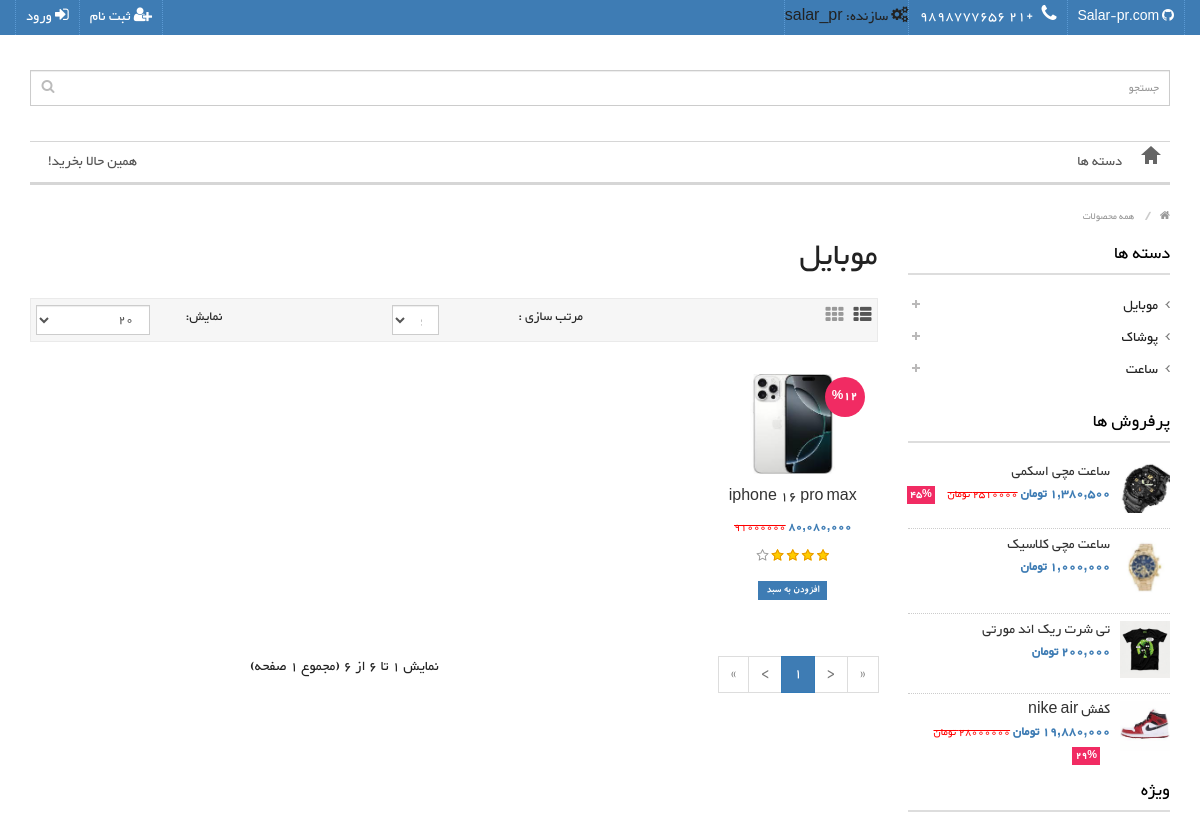
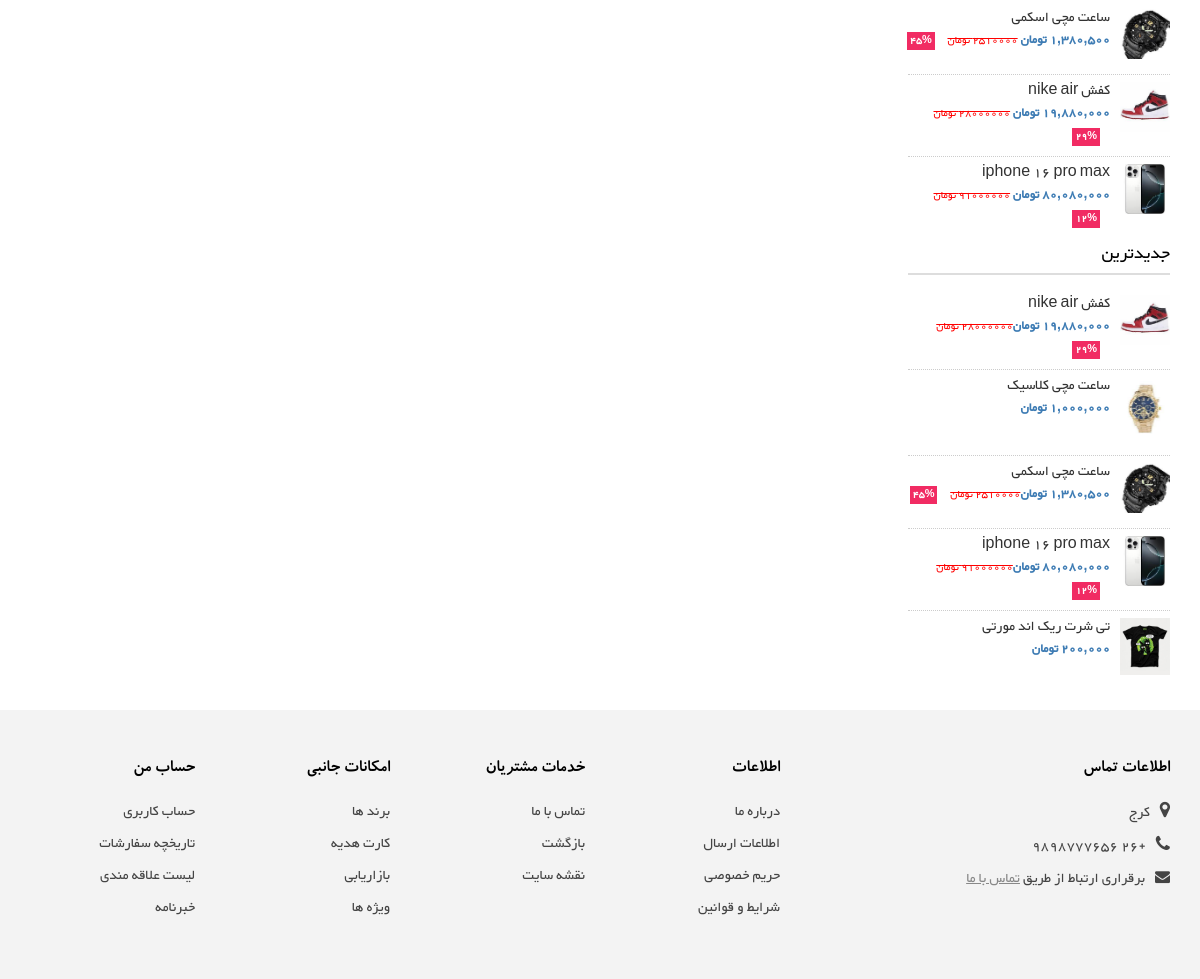
The app's page /category/mobl with its own data (2 pictures, top to bottom).
### product/models.py (models this page shows, shortened)
class Category(models.Model):
    parent = models.ForeignKey(
        'self',
        null=True,
        blank=True,
        related_name="children",
        on_delete=models.SET_NULL,
        verbose_name="سر دسته",
        )
    title = models.CharField(max_length=255,verbose_name="عنوان",unique=True)
    slug = models.SlugField(max_length=255,unique=True)
    updated_at = models.DateTimeField(auto_now=True)
    created_at = models.DateTimeField(auto_now_add=True)
    class Meta:
        verbose_name = "دسته بندی"
        verbose_name_plural = "دسته بندی ها"
        ordering = ['created_at']
    def get_child_products(self):
        childs = self.children.all()
        child_products = Product.objects.filter(category__in=childs)
        own_products = Product.objects.filter(category=self)
        all_products = child_products | own_products
        return all_products.distinct()

class Product(models.Model):
    title = models.CharField(max_length=255,unique=True)
    category = models.ForeignKey(Category,null=True,blank=True,on_delete=models.PROTECT,related_name="products")
    uuid = models.UUIDField(default=uuid4,unique=True)
    description = models.TextField(blank=True,null=True)
    price = models.DecimalField(max_digits=12,decimal_places=0)
    number = models.PositiveIntegerField(default=0)
    colors = models.ManyToManyField(Color)
    image = models.ImageField(upload_to="products" )
    count_sold = models.PositiveIntegerField(default=0)
    is_special = models.BooleanField(default=False)
    created_at = models.DateTimeField(auto_now_add=True,null=True,blank=True)
    update_at = models.DateTimeField(auto_now=True,null=True,blank=True)
    discount = models.PositiveIntegerField(
        default=0,
        validators=[
        MinValueValidator(0),
        MaxValueValidator(100)
        ]
    )
    class Meta:
        verbose_name = "product"
        verbose_name_plural = "محصول ها"
    def thumbnail(self):
        image_tag = f"<img src='{self.image.url}' alt='{self.title}' width='10' height='10' >"
        return format_html(image_tag)
    thumbnail.short_description = "عکس"
    def get_total_price(self):
        discount_price = self.price * self.discount / 100
        format_price=self.price - discount_price
        return format_lazy("{:,}", format_price)
    def get_absulote_url(self):
        return reverse("product:product_detail",args=[self.uuid])

### product/views.py (the view)
# urls.py: path("category/<slug:slug>", views.category, name="category"),
def category(request, slug):
    categories = Category.objects.filter(parent=None).prefetch_related('children')
    for category in categories:
        if not category.slug:
            category.slug = slugify(category.title)
            category.save()
    sort_by = request.GET.get('sort', 'default')  # مرتب‌سازی
    limit = int(request.GET.get('limit', 20))  # محدودیت نمایش
    product = Product.objects.all()
    category = get_object_or_404(Category, slug=slug)
    products = category.get_child_products().all()[:limit]
    if sort_by == 'name_asc':
        products = products.order_by('title')
    elif sort_by == 'name_desc':
        products = products.order_by('-title')
    elif sort_by == 'price_asc':
        products = products.order_by('price')
    elif sort_by == 'price_desc':
        products = products.order_by('-price')
    elif sort_by == 'rating_desc':
        products = products.order_by('-rating')
    elif sort_by == 'rating_asc':
        products = products.order_by('rating')
    paginator = Paginator(product, 12)  # 12 آیتم در هر صفحه
    page_number = request.GET.get('page')
    page_obj = paginator.get_page(page_number)
    product_count_sold = Product.objects.filter(count_sold__gte=36).order_by('-count_sold')[:5]
    product_created_at = Product.objects.order_by('-created_at')[:5]
    special_products = Product.objects.filter(
        is_special=True).order_by('-discount')
    context = {
        "all_products": product,
        "products": products,
        "categorys": category,
        'sort_by': sort_by,
        'limit': limit,
        'page_obj': page_obj,
        'categories':categories,
        'special_products':special_products,
        'product_count_sold':product_count_sold,
        'product_created_at':product_created_at
    }
    return render(request, 'product/category.html', context)

### product/templatetags/product_tags.py (called while the page is built)
@register.inclusion_tag('product/templatetags/menu.html')
def get_categories():
    categories = Category.objects.filter(parent__isnull=True)
    return {
        "categories":categories,
    }

### templates/product/category.html (shortened to what this page needs)
{% extends '_base.html' %}
{% block content %}
<div id="container">
  <div class="container">
    <ul class="breadcrumb">
      <li><a href="index.html"><i class="fa fa-home"></i></a></li>
      <li><a href="category.html">
        {% if category %}
        {{category.title}}
        {% else %}
        همه محصولات
        {% endif %}
      </a></li>
    </ul>
    <div class="row">
      <aside id="column-left" class="col-sm-3 hidden-xs">
        <h3 class="subtitle">دسته ها</h3>
        <div class="box-category">
          <ul id="cat_accordion">
            <ul>
              {% for category in categories %}
                <li>
                  <a href="{% url 'product:category' slug=category.slug %}">{{ category.title }}</a>
                  {% if category.children.exists %}
                    <span class="down"></span>
                  {% endif %}
                </li>
              {% endfor %}
            </ul>
        </div>
          <h3 class="subtitle">پرفروش ها</h3>
          <div class="side-item">
            {% for product in product_count_sold %}
            <div class="product-thumb clearfix">
              <div class="image"><a href="{% url "product:product_detail" product.uuid %}"><img src="{{product.image.url}}" alt="{{product.title}}" title="{{product.title}}" class="img-responsive" /></a></div>
              <div class="caption">
                <h4><a href="{% url "product:product_detail" product.uuid %}">{{product.title}}</a></h4>
                <p class="price"> <span class="price-new">{{product.get_total_price}} تومان</span>{% if product.is_special %} <span class="price-old">{{product.price}} تومان</span>{% endif %} {% if product.discount %}<span class="saving">{{product.discount}}%</span>{% endif %} </p>
              </div>
            </div>
            {% endfor %}
          </div>
          <h3 class="subtitle">ویژه</h3>
          <div class="side-item">
            {% for product in special_products %}
            <div class="product-thumb clearfix">
              <div class="image"><a href="{% url "product:product_detail" product.uuid %}"><img src="{{product.image.url}}" alt="{{product.title}}" title="{{product.title}}" class="img-responsive" /></a></div>
              <div class="caption">
                <h4><a href="{% url "product:product_detail" product.uuid %}">{{product.title}}</a></h4>
                <p class="price"> <span class="price-new">{{product.get_total_price}} تومان</span> <span class="price-old">{{product.price}} تومان</span> <span class="saving">{{product.discount}}%</span> </p>
              </div>
            </div>
            {% endfor %}
          </div>
          <h3 class="subtitle">جدیدترین</h3>
          <div class="side-item">
            {% for product in product_created_at %}
            <div class="product-thumb clearfix">
              <div class="image"><a href="{% url "product:product_detail" product.uuid %}"><img src="{{product.image.url}}" alt="{{product.title}}" title="{{product.title}}" class="img-responsive" /></a></div>
              <div class="caption">
                <h4><a href="{% url "product:product_detail" product.uuid %}">{{product.title}}</a></h4>
                <p class="price"> <span class="price-new">{{product.get_total_price}} تومان</span>{% if product.is_special %}<span class="price-old">{{product.price}} تومان</span> {% endif %} {% if product.discount %}<span class="saving">{{product.discount}}%</span>{% endif %} </p>
              </div>
            </div>
            {% endfor %}
          </div>
      </aside>
      <div id="content" class="col-sm-9">
        <h1 class="title">
          {% if categorys %}
          {{categorys.title}}
          {% else %}
          همه محصولات
          {% endif %}
        </h1>
        <div class="product-filter">
          <div class="row">
            <div class="col-md-4 col-sm-5">
              <div class="btn-group">
                <button type="button" id="list-view" class="btn btn-default" data-toggle="tooltip" title="List"><i class="fa fa-th-list"></i></button>
                <button type="button" id="grid-view" class="btn btn-default" data-toggle="tooltip" title="Grid"><i class="fa fa-th"></i></button>
              </div>
              <a  id="compare-total"></a> </div>
            <div class="col-sm-2 text-right">
              <label class="control-label" for="input-sort">مرتب سازی :</label>
            </div>
            <div class="col-md-3 col-sm-2 text-right">
              <select id="input-sort" class="form-control col-sm-3" onchange="location = this.value;">
                <option value="?sort=default" {% if sort_by == 'default' %}selected{% endif %}>پیشفرض</option>
            </select>
            </div>
            <div class="col-sm-1 text-right">
              <label class="control-label" for="input-limit">نمایش:</label>
            </div>
            <div class="col-sm-2 text-right">
              <select id="input-limit" class="form-control" onchange="location = this.value;">
                <option value="?limit=20" {% if limit == 20 %}selected{% endif %}>20</option>
            </select>
            </div>
          </div>
        </div>
        <br />
        <div class="row products-category">
          {% if categorys %}
          {% for product in products %}
          <div class="product-layout product-list col-xs-12">
            <div class="product-thumb">
              <div class="image"><a href="{{product.get_absulote_url}}"><img src="{{product.image.url}}" alt="{{product.title}}" title="{{product.title}}" class="img-responsive" width=100 /></a></div>
              <div>
                <div class="caption">
                  <h4><a href="{{product.get_absulote_url}}">{{product.title}}</a></h4>
                  <p class="price"> <span class="price-new">{{product.get_total_price}}</span> <span class="price-old">{{product.price}}</span> {% if product.discount %}<span class="saving">%{{product.discount}}</span>{% endif %} <span class="price-tax">بدون مالیات : {{product.price}}</span> </p>
                  <div class="rating"> <span class="fa fa-stack"><i class="fa fa-star fa-stack-2x"></i><i class="fa fa-star-o fa-stack-2x"></i></span> <span class="fa fa-stack"><i class="fa fa-star fa-stack-2x"></i><i class="fa fa-star-o fa-stack-2x"></i></span> <span class="fa fa-stack"><i class="fa fa-star fa-stack-2x"></i><i class="fa fa-star-o fa-stack-2x"></i></span> <span class="fa fa-stack"><i class="fa fa-star fa-stack-2x"></i><i class="fa fa-star-o fa-stack-2x"></i></span> <span class="fa fa-stack"><i class="fa fa-star-o fa-stack-2x"></i></span> </div>
                </div>
                <div class="button-group">
                  <a href="{% url 'product:product_detail' product.uuid %}"><button class="btn-primary" type="button"><span>افزودن به سبد</span></button></a>
                </div>
              </div>
            </div>
          </div>
          {% endfor %}
          {% endif %}
        </div>
        <div class="row">
          <div class="col-sm-6 text-left">
              <ul class="pagination">
                  {% if page_obj.has_previous %}
                      <li><a href="?page=1">&laquo;</a></li>
                      <li><a href="?page={{ page_obj.previous_page_number }}">&lt;</a></li>
                  {% else %}
                      <li class="disabled"><span>&laquo;</span></li>
                      <li class="disabled"><span>&lt;</span></li>
                  {% endif %}
                  {% for num in page_obj.paginator.page_range %}
                      {% if page_obj.number == num %}
                          <li class="active"><span>{{ num }}</span></li>
                      {% else %}
                          <li><a href="?page={{ num }}">{{ num }}</a></li>
                      {% endif %}
                  {% endfor %}
                  {% if page_obj.has_next %}
                      <li><a href="?page={{ page_obj.next_page_number }}">&gt;</a></li>
                      <li><a href="?page={{ page_obj.paginator.num_pages }}">&raquo;</a></li>
                  {% else %}
                      <li class="disabled"><span>&gt;</span></li>
                      <li class="disabled"><span>&raquo;</span></li>
                  {% endif %}
              </ul>
          </div>
          <div class="col-sm-6 text-right">
              نمایش {{ page_obj.start_index }} تا {{ page_obj.end_index }} از {{ page_obj.paginator.count }}
              (مجموع {{ page_obj.paginator.num_pages }} صفحه)
          </div>
      </div>
      </div>
    </div>
  </div>
</div>
{% endblock %}

### static/product/css/responsive.css (style rules this page uses)
@media (min-width: 992px) { .col-md-5ths { width: 20%; float: left; } }
@media (min-width: 1200px) { .col-lg-5ths { width: 20%; float: left; } }

### static/product/css/stylesheet-rtl.css (style rules this page uses)
div { direction:rtl; }
#container { text-align:right; }
.box-category .down { right:auto; left:0; }
.box-category ul li a, .list-item li a { padding:5px 12px 5px 0; background:url("../image/bullet-dark-rtl.png") no-repeat right 11px; }
#column-right .side-item .product-thumb .image, #column-left .side-item .product-thumb .image { float:right; margin-right:0px; margin-left: 10px; }
#column-right .side-item .product-thumb .caption, #column-left .side-item .product-thumb .caption { text-align:right; float:right; }
#list-view, #grid-view { margin-right:auto; margin-left:10px; }
.col-xs-5ths, .col-sm-5ths, .col-md-5ths, .col-lg-5ths { float: right; }
.text-left { text-align:right; }
.text-right { text-align: right; }

### records on screen
Category: title "موبایل"
Category: title "پوشاک"
Category: title "ساعت"
Product: image (picture), title "ساعت مچی اسکمی", get_total_price "1,380,500", price "2510000", discount "45"
Product: image (picture), title "ساعت مچی کلاسیک", get_total_price "1,000,000"
Product: image (picture), title "تی شرت ریک اند مورتی", get_total_price "200,000"
Product: image (picture), title "کفش nike air", get_total_price "19,880,000", price "28000000", discount "29"
Product: image (picture), title "iphone 16 pro max", get_total_price "80,080,000", price "91000000", discount "12"

### other values on screen
{{ num }} "1"
